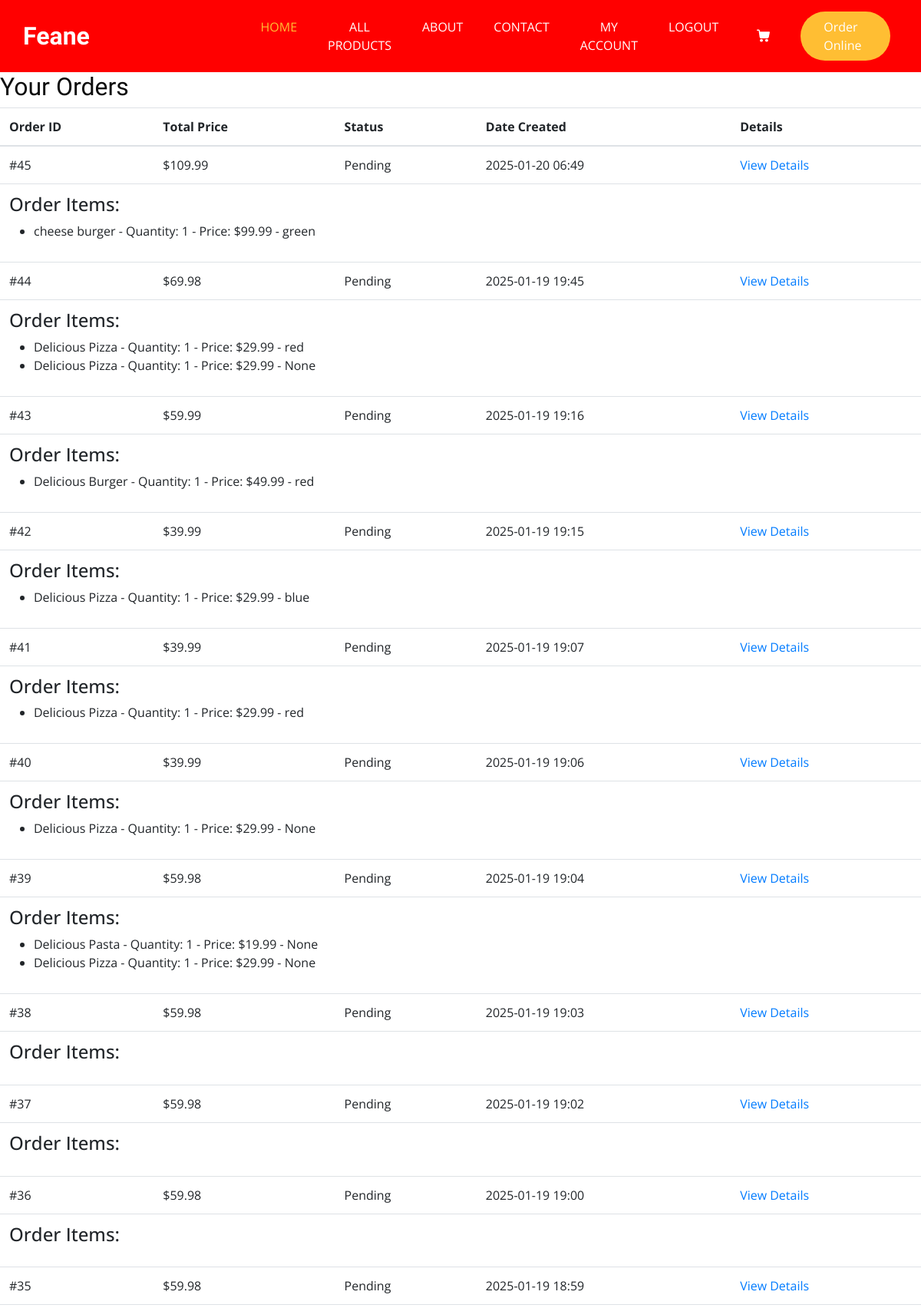
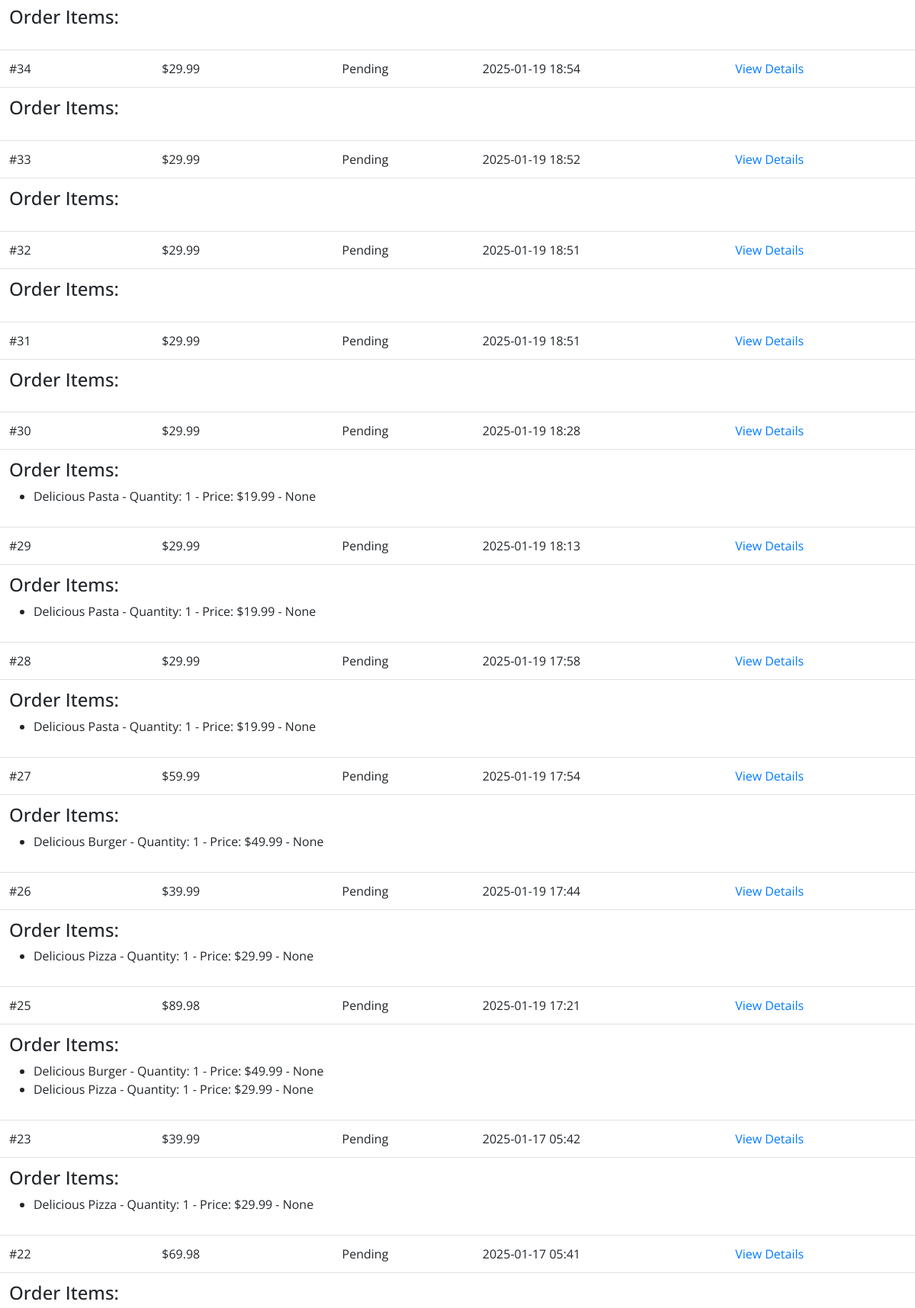
The app's page /my-account/ (signed in, upper part) with its own data (2 pictures, top to bottom).
### ecomm_app/models.py (models this page shows, shortened)
class Order(models.Model):
    user = models.ForeignKey(get_user_model(), on_delete=models.CASCADE)
    total_price = models.DecimalField(max_digits=10, decimal_places=2)
    ordered_at = models.DateTimeField(auto_now_add=True)
    status = models.CharField(max_length=50, default='Pending')
    billing_address = models.CharField(max_length=255)
    shipping_address = models.CharField(max_length=255)
    shipping_method = models.ForeignKey(ShippingMethod, on_delete=models.SET_NULL, null=True)
    payment_method = models.ForeignKey(PaymentMethod, on_delete=models.SET_NULL, null=True)

class OrderItem(models.Model):
    order = models.ForeignKey(Order, related_name="orderitems", on_delete=models.CASCADE)
    product = models.ForeignKey(Product,related_name='orderitems', on_delete=models.CASCADE)
    quantity = models.PositiveIntegerField()
    price = models.DecimalField(max_digits=10, decimal_places=2)
    color = models.ForeignKey(Color, on_delete=models.CASCADE, null=True, blank=True)  # Add color field

class Product(models.Model):
    name = models.CharField(max_length=200)
    description = models.TextField()
    price = models.DecimalField(max_digits=10, decimal_places=2)
    image = models.ImageField(upload_to='product_images/', null=True, blank=True)
    category = models.ForeignKey(Category, related_name='products', on_delete=models.CASCADE, null=True, blank=True)
    stock = models.PositiveIntegerField(default=0)  # Field to store the available quantity in stock.
    colors = models.ManyToManyField('Color',blank=True, related_name='products')  # Many-to-many relationship with Color

class Color(models.Model):
    name = models.CharField(max_length=100,blank=True)
    hex_code = models.CharField(max_length=7,blank=True)  # e.g. #FF5733 for color
    def __str__(self):
        return self.name

### ecomm_app/views.py (the view)
# urls.py: path('my-account/', views.my_account, name='my_account'),
@login_required
def my_account(request):
    orders = Order.objects.filter(user=request.user).order_by('-ordered_at')
    for order in orders:
        order.items = order.orderitems.all()
        for item in order.items:
            item.color_name = item.color.name if item.color else None
    return render(request, 'ecomm/my_account.html', {'orders': orders})

### ecomm_app/templates/ecomm/my_account.html
{% extends "ecomm/base.html" %}
{% block content %}
  <div class="account-container">
    <h2>Your Orders</h2>
    {% if orders %}
      <table class="table">
        <thead>
          <tr>
            <th>Order ID</th>
            <th>Total Price</th>
            <th>Status</th>
            <th>Date Created</th>
            <th>Details</th>
          </tr>
        </thead>
        <tbody>
          {% for order in orders %}
            <tr>
              <td>#{{ order.id }}</td>
              <td>${{ order.total_price }}</td>
              <td>{{ order.status }}</td>
              <td>{{ order.ordered_at|date:"Y-m-d H:i" }}</td>
              <td><a href="{% url 'order_details' order.id %}">View Details</a></td>
            </tr>
            <tr>
              <td colspan="5">
                <h4>Order Items:</h4>
                <ul>
                  {% for item in order.items %}
                    <li>
                      {{ item.product.name }} -
                      Quantity: {{ item.quantity }} -
                      Price: ${{ item.price }} -
                      {{ item.color }}
                    </li>
                  {% endfor %}
                </ul>
              </td>
            </tr>
          {% endfor %}
        </tbody>
      </table>
    {% else %}
      <p>You have no orders yet.</p>
    {% endif %}
  </div>
{% endblock %}

### ecomm_app/static/css/style.css (style rules this page uses)
body { font-family: "Open Sans", sans-serif; color: #0c0c0c; background-color: #ffffff; overflow-x: hidden; }
h1, h2 { font-family: 'Dancing Script', cursive; }
a, a:hover, a:focus { text-decoration: none; }

### records on screen
Order: id "45", total_price "109.99", status "Pending", ordered_at "2025-01-20 06:49"
OrderItem: product.name "cheese burger", quantity "1", price "99.99", color "green"
Order: id "44", total_price "69.98", status "Pending", ordered_at "2025-01-19 19:45"
OrderItem: product.name "Delicious Pizza", quantity "1", price "29.99", color "red"
OrderItem: product.name "Delicious Pizza", quantity "1", price "29.99", color "None"
Order: id "43", total_price "59.99", status "Pending", ordered_at "2025-01-19 19:16"
OrderItem: product.name "Delicious Burger", quantity "1", price "49.99", color "red"
Order: id "42", total_price "39.99", status "Pending", ordered_at "2025-01-19 19:15"
OrderItem: product.name "Delicious Pizza", quantity "1", price "29.99", color "blue"
Order: id "41", total_price "39.99", status "Pending", ordered_at "2025-01-19 19:07"
OrderItem: product.name "Delicious Pizza", quantity "1", price "29.99", color "red"
Order: id "40", total_price "39.99", status "Pending", ordered_at "2025-01-19 19:06"
OrderItem: product.name "Delicious Pizza", quantity "1", price "29.99", color "None"
Order: id "39", total_price "59.98", status "Pending", ordered_at "2025-01-19 19:04"
OrderItem: product.name "Delicious Pasta", quantity "1", price "19.99", color "None"
OrderItem: product.name "Delicious Pizza", quantity "1", price "29.99", color "None"
Order: id "38", total_price "59.98", status "Pending", ordered_at "2025-01-19 19:03"
Order: id "37", total_price "59.98", status "Pending", ordered_at "2025-01-19 19:02"
Order: id "36", total_price "59.98", status "Pending", ordered_at "2025-01-19 19:00"
Order: id "35", total_price "59.98", status "Pending", ordered_at "2025-01-19 18:59"
Order: id "34", total_price "29.99", status "Pending", ordered_at "2025-01-19 18:54"
Order: id "33", total_price "29.99", status "Pending", ordered_at "2025-01-19 18:52"
Order: id "32", total_price "29.99", status "Pending", ordered_at "2025-01-19 18:51"
Order: id "31", total_price "29.99", status "Pending", ordered_at "2025-01-19 18:51"
Order: id "30", total_price "29.99", status "Pending", ordered_at "2025-01-19 18:28"
OrderItem: product.name "Delicious Pasta", quantity "1", price "19.99", color "None"
Order: id "29", total_price "29.99", status "Pending", ordered_at "2025-01-19 18:13"
OrderItem: product.name "Delicious Pasta", quantity "1", price "19.99", color "None"
Order: id "28", total_price "29.99", status "Pending", ordered_at "2025-01-19 17:58"
OrderItem: product.name "Delicious Pasta", quantity "1", price "19.99", color "None"
Order: id "27", total_price "59.99", status "Pending", ordered_at "2025-01-19 17:54"
OrderItem: product.name "Delicious Burger", quantity "1", price "49.99", color "None"
Order: id "26", total_price "39.99", status "Pending", ordered_at "2025-01-19 17:44"
OrderItem: product.name "Delicious Pizza", quantity "1", price "29.99", color "None"
Order: id "25", total_price "89.98", status "Pending", ordered_at "2025-01-19 17:21"
OrderItem: product.name "Delicious Burger", quantity "1", price "49.99", color "None"
OrderItem: product.name "Delicious Pizza", quantity "1", price "29.99", color "None"
Order: id "23", total_price "39.99", status "Pending", ordered_at "2025-01-17 05:42"
OrderItem: product.name "Delicious Pizza", quantity "1", price "29.99", color "None"
Order: id "22", total_price "69.98", status "Pending", ordered_at "2025-01-17 05:41"
